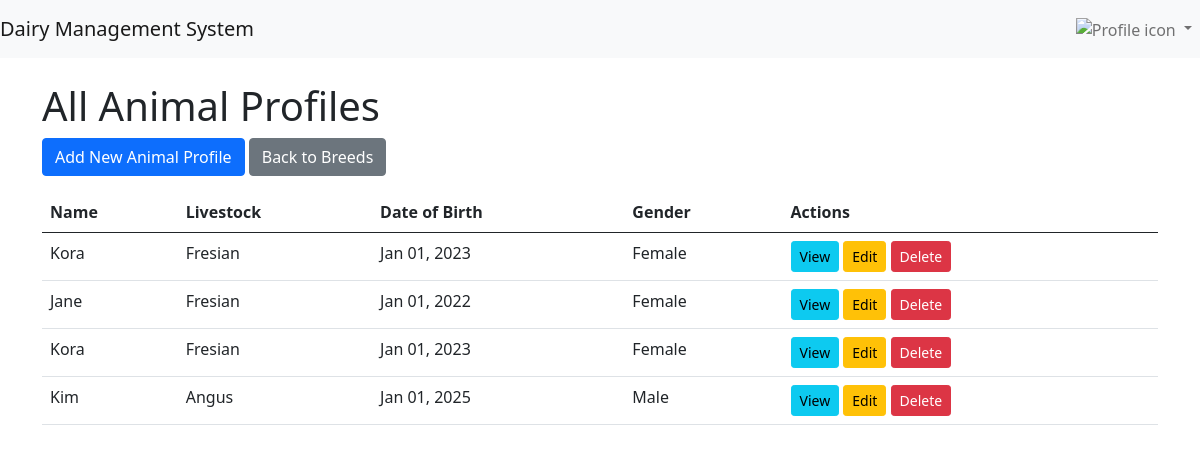
The app's page /data-management/animal-profiles/ (signed in), older data.
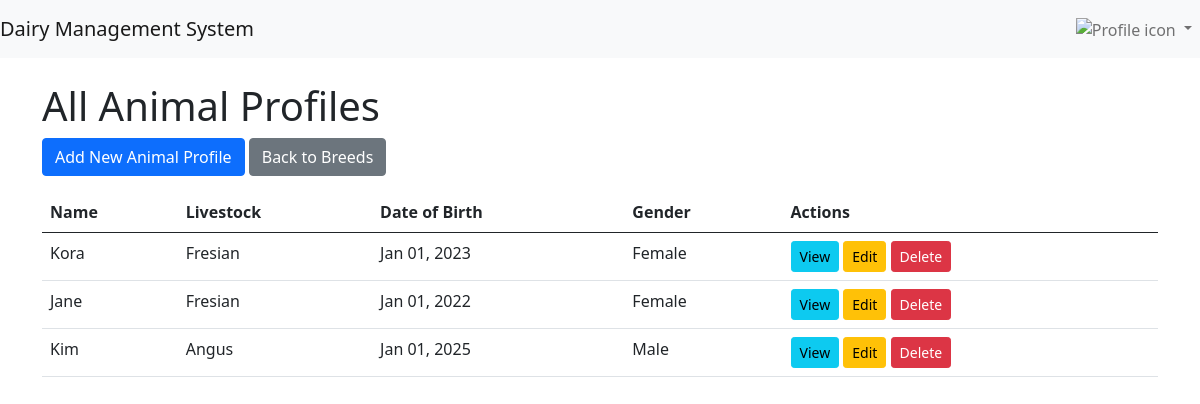
The same page, newer data.
### data_management/models.py (models this page shows, shortened)
class AnimalProfile(models.Model):
    livestock = models.ForeignKey(
        Livestock, on_delete=models.CASCADE, related_name="profiles", verbose_name=_("Livestock")
    )
    name = models.CharField(max_length=100)
    health_status = models.CharField(max_length=100, verbose_name=_("Health Status"))
    weight = models.DecimalField(max_digits=6, decimal_places=2, verbose_name=_("Weight (kg)"))
    birth_weight = models.DecimalField(max_digits=6, decimal_places=2, blank=True, null=True, verbose_name=_("Birth Weight (kg)"))
    notes = models.TextField(blank=True, null=True, verbose_name=_("Notes"))
    profile_photo = models.ImageField(upload_to='animal_profiles/photos/', null=True, blank=True)  # New field for photo
    document_upload = models.FileField(upload_to='animal_profiles/documents/', null=True, blank=True)  # New field for documents
    date_of_birth = models.DateField(blank=True, null=True)

class Livestock(models.Model):
    name = models.CharField(max_length=100, verbose_name=_("Livestock Name"))
    livestock_type = models.ForeignKey(
        LivestockType, on_delete=models.CASCADE, related_name="livestocks", verbose_name=_("Livestock Type")
    )
    gender_choices = [
        ("male", _("Male")),
        ("female", _("Female")),
    ]
    gender = models.CharField(max_length=6, choices=gender_choices, verbose_name=_("Gender"))
    unique_id = models.CharField(max_length=50, unique=True, verbose_name=_("Unique Identifier"))

### data_management/views.py (the view)
# urls.py: path('animal-profiles/', AnimalProfileListView.as_view(), name='animal_profile_list'),
class AnimalProfileListView(ListView):
    model = AnimalProfile
    template_name = "livestock/animal_profile_list.html"
    context_object_name = "animal_profiles"
    def get_queryset(self):
        queryset = super().get_queryset()
        livestock_id = self.request.GET.get('livestock')
        if livestock_id:
            queryset = queryset.filter(livestock__id=livestock_id)
        return queryset
    def get_context_data(self, **kwargs):
        context = super().get_context_data(**kwargs)
        livestock_id = self.request.GET.get('livestock')
        if livestock_id:
            context['livestock'] = get_object_or_404(Livestock, id=livestock_id)
        return context

### data_management/templates/livestock/animal_profile_list.html (shortened to what this page needs)
{% extends 'users_management/base.html' %}
{% block content %}
    <h1>
        {% if livestock %}
            Animal Profiles for Breed: {{ livestock.name }}
        {% else %}
            All Animal Profiles
        {% endif %}
    </h1>
    <a href="{% url 'data_management:animal_profile_create' %}{% if livestock %}?livestock={{ livestock.id }}{% endif %}" class="btn btn-primary mb-3">
        Add New Animal Profile
    </a>
    <a href="{% url 'data_management:livestock_list' %}" class="btn btn-secondary mb-3">
        Back to Breeds
    </a>
    {% if animal_profiles %}
        <table class="table">
            <thead>
                <tr>
                    <th>Name</th>
                    <th>Livestock</th>
                    <th>Date of Birth</th>
                    <th>Gender</th>
                    <th>Actions</th>
                </tr>
            </thead>
            <tbody>
                {% for profile in animal_profiles %}
                    <tr>
                        <td>{{ profile.name }}</td>
                        <td>{{ profile.livestock.name }}</td>
                        <td>{{ profile.date_of_birth|date:"M d, Y" }}</td>
                        <td>{{ profile.livestock.get_gender_display }}</td>
                        <td>
                            <a href="{% url 'data_management:animal_profile_detail' profile.pk %}" class="btn btn-sm btn-info">View</a>
                            <a href="{% url 'data_management:animalprofile_update' profile.pk %}" class="btn btn-sm btn-warning">Edit</a>
                            <a href="{% url 'data_management:animalprofile_delete' profile.pk %}" class="btn btn-sm btn-danger" onclick="return confirm('Are you sure you want to delete this profile?');">Delete</a>
                        </td>
                    </tr>
                {% endfor %}
            </tbody>
        </table>
    {% else %}
        <p>No animal profiles available.</p>
    {% endif %}
{% endblock %}

Row changes from the older to the newer data that the page shows:
removed AnimalProfile: name "Kora", livestock.name "Fresian", date_of_birth "Jan 01, 2023", livestock.gender "Female"
